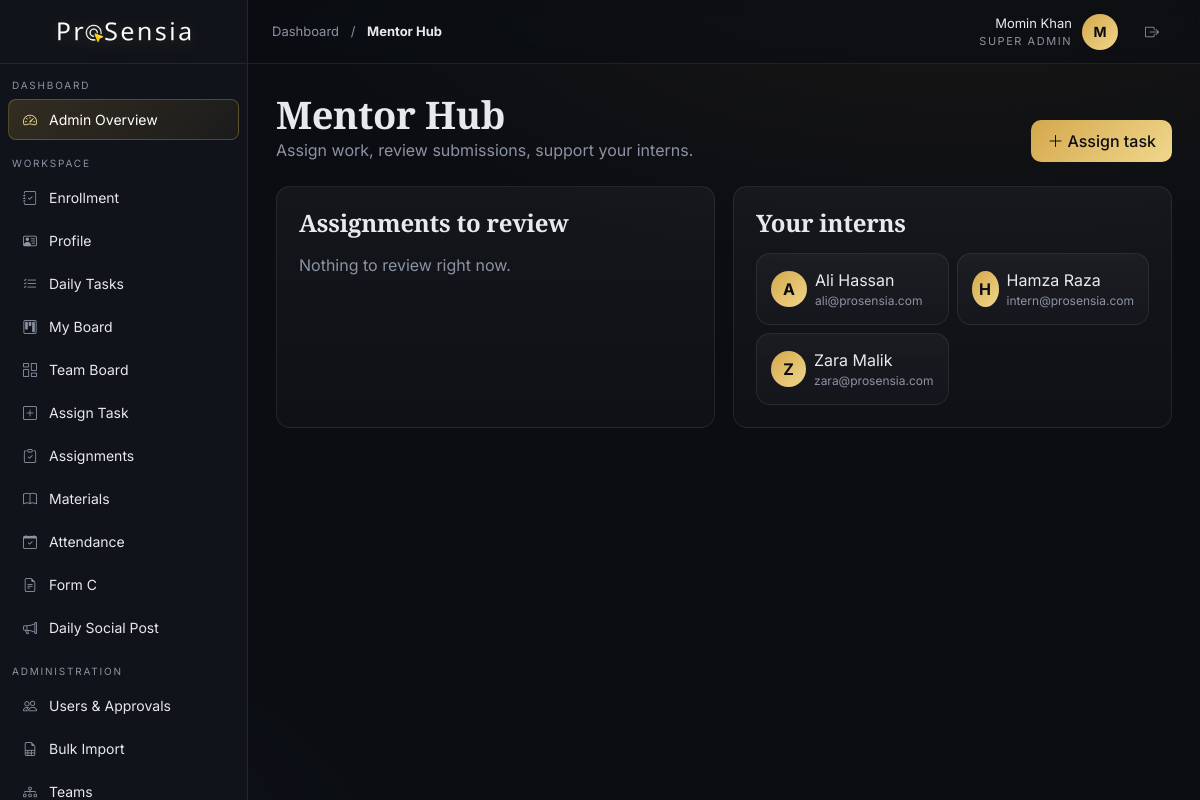
/mentor/index.php (signed in), run on the app's committed database.
### tables this page shows
CREATE TABLE users (
  id INT AUTO_INCREMENT PRIMARY KEY,
  name VARCHAR(120) NOT NULL,
  email VARCHAR(160) NOT NULL UNIQUE,
  password VARCHAR(255) NOT NULL,
  role ENUM('super_admin','management','mentor','intern') NOT NULL,
  status ENUM('pending','active','inactive','rejected') DEFAULT 'pending',
  created_at TIMESTAMP DEFAULT CURRENT_TIMESTAMP
);

### mentor/index.php (the view, shortened to what this page needs)
<?php
require __DIR__ . '/../includes/header.php';
$myInterns = $pdo->query("SELECT id,name,email FROM users WHERE role='intern' ORDER BY name")->fetchAll();
$toReview = $pdo->query("SELECT a.*, u.name FROM assignments a JOIN users u ON u.id=a.user_id WHERE a.status='submitted' ORDER BY a.submitted_at DESC")->fetchAll();
?>
<div class="d-flex justify-content-between align-items-end mb-4">
  <div>
    <h1 class="serif" style="font-size:38px;margin:0">Mentor Hub</h1>
    <p class="muted mb-0">Assign work, review submissions, support your interns.</p>
  </div>
  <a class="btn btn-primary" href="<?= base_url('mentor/assign_task.php') ?>"><i class="bi bi-plus-lg me-1"></i>Assign task</a>
</div>
<div class="bento">
  <div class="span-6 glass card-pad">
    <h4 class="serif">Assignments to review</h4>
    <?php if (!$toReview): ?><p class="muted mt-3">Nothing to review right now.</p>
    <?php endif; ?>
  </div>
  <div class="span-6 glass card-pad">
    <h4 class="serif">Your interns</h4>
    <div class="row g-2 mt-2">
      <?php foreach($myInterns as $i): ?>
      <div class="col-md-6">
        <div class="glass card-pad" style="padding:14px">
          <div class="d-flex align-items-center gap-2">
            <div class="avatar" style="width:36px;height:36px;border-radius:50%;background:linear-gradient(135deg,#d4a84c,#f0d78c);color:#0b0d12;display:grid;place-items:center;font-weight:700"><?= e(strtoupper(substr($i['name'],0,1))) ?></div>
            <div><div><?= e($i['name']) ?></div><div class="muted" style="font-size:12px"><?= e($i['email']) ?></div></div>
          </div>
        </div>
      </div>
      <?php endforeach; ?>
    </div>
  </div>
</div>
<?php require __DIR__ . '/../includes/footer.php'; ?>

### assets/css/style.css (style rules this page uses)
:root { --bg:#0b0d12; --surface:#11141b; --surface-2:#161a23; --border:rgba(255,255,255,.08); --border-strong:rgba(255,255,255,.14); --text:#e7e9ee; --muted:#8b93a3; --primary:#d4a84c; --primary-glow:#f0d78c; --primary-fg:#0b0d12; --success:#34d399; --warning:#fbbf24; --danger:#f87171; --info:#60a5fa; }
* { box-sizing:border-box }
html,body { background:var(--bg);color:var(--text);font-family:'Inter',system-ui,sans-serif;min-height:100vh;-webkit-font-smoothing:antialiased }
body { background: radial-gradient(1200px 600px at 80% -10%,rgba(212,168,76,.08),transparent 60%), radial-gradient(900px 500px at -10% 110%,rgba(96,165,250,.06),transparent 60%), var(--bg); }
h1,h2,h3,h4,h5,.serif { font-family:'Cormorant Garamond','Playfair Display',Georgia,serif;font-weight:600;letter-spacing:-.01em }
a { color:var(--primary-glow);text-decoration:none }
.glass { background:linear-gradient(180deg,rgba(255,255,255,.04),rgba(255,255,255,.02));border:1px solid var(--border);border-radius:14px }
.card-pad { padding:18px }
@media (min-width:768px) { .card-pad { padding:22px } }
.bento { display:grid;grid-template-columns:repeat(12,1fr);gap:14px }
@media (min-width:768px) { .bento { gap:18px } }
.bento .span-6 { grid-column:span 6 }
.btn { border-radius:10px;font-weight:500;padding:.55rem 1rem;transition:all .2s }
.btn-primary { background:linear-gradient(135deg,var(--primary),var(--primary-glow));border:none;color:var(--primary-fg) }
.muted { color:var(--muted) }

### data on the page
users: name "A", name "Ali Hassan", email "ali@prosensia.com"
users: name "H", name "Hamza Raza", email "intern@prosensia.com"
users: name "Z", name "Zara Malik", email "zara@prosensia.com"

### other printed values
$label "Admin Overview Enrollment Profile Daily Tasks My Board Team Board Assign Task Assignments Materials Attendance Form C Daily Social Post Users & Approvals Bulk Import Teams"
$page_section "Dashboard"
$page_label "Mentor Hub"
$user['name'] "Momin Khan"
role_label($user['role']) "SUPER ADMIN"
substr($u['name'],0,1) "M"
